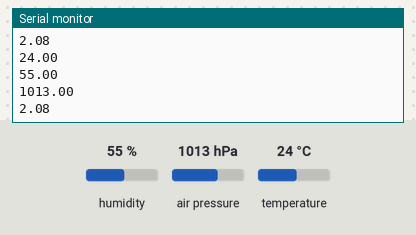
This sketch was run on a simulated Arduino Uno, built with avr-gcc and run on an emulated ATmega328P. Shown: the last lines printed to the serial monitor. The test bench sets the inputs (shaded band); at power-on: humidity 55 %, air pressure 1013 hPa, temperature 24 °C.

Above: at 1.3 s.
1.4 s: humidity set to 22 %
At 2.7 s:
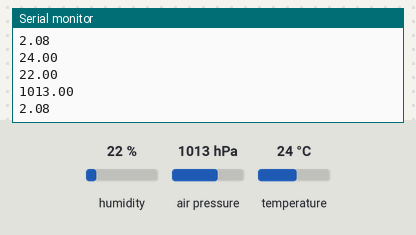
2.9 s: air pressure set to 952 hPa
At 3.8 s:
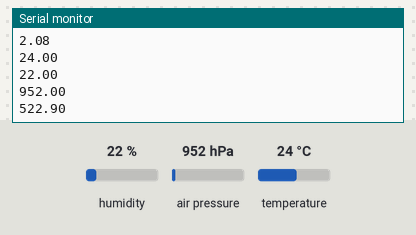
4.4 s: temperature set to 12 °C
Timing chart, 0 to 7.4 s (numbered marks = the images above; inputs shaded):
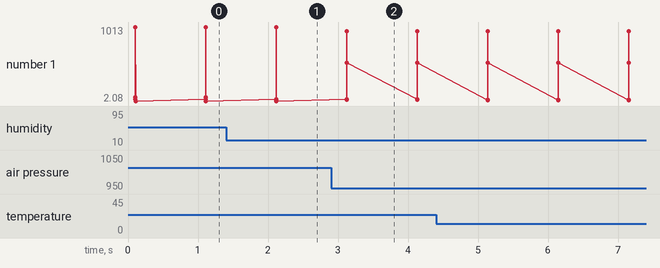

Measured:
- after the input at 1.4 s, the serial monitor: prints a new line after 0.72 s (image 1)
- after the input at 2.9 s, the serial monitor: prints a new line after 0.23 s (image 2)
- plotted number 1: 2.08 → 522.9 after the input at 2.9 s

The sketch:

Test_BME280.ino
```cpp
#include <Wire.h>
#include <Adafruit_Sensor.h>
#include <Adafruit_BME280.h>

#define SEALEVELPRESSURE_HPA (1013.25)

Adafruit_BME280 bme;

float temperature, humidity, pressure, altitude;

void setup() {
  Serial.begin(115200);
  delay(100);
  bme.begin(0x76);

}
void loop() {
  temperature = bme.readTemperature();
  humidity = bme.readHumidity();
  pressure = bme.readPressure() / 100.0F;
  altitude = bme.readAltitude(SEALEVELPRESSURE_HPA);
  Serial.println(temperature);
  Serial.println(humidity);
  Serial.println(pressure);
  Serial.println(altitude);
  delay(1000);

}
```
